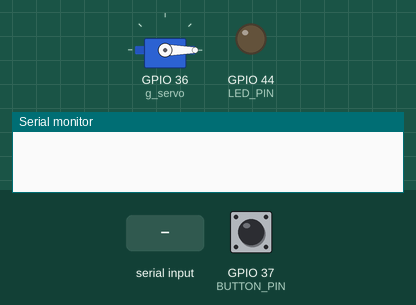
Recording of a sketch running on a simulated ESP32. Shown: servo, output pins drawn as LEDs (lit = HIGH), the last lines printed to the serial monitor. Dashed ring = blinking. The test bench sets the inputs (shaded band); at power-on: GPIO 37 (BUTTON_PIN) HIGH.

Above: at 1.2 s.
1.3 s: GPIO 37 (BUTTON_PIN) pulled LOW for 0.15 s
At 1.75 s:
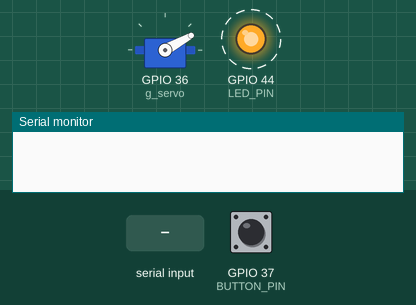
At 2.65 s:
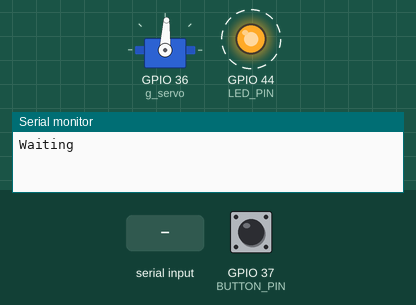
4.3 s: "1\n" received over Serial
7.3 s: GPIO 37 (BUTTON_PIN) pulled LOW for 1 s
At 7.76 s:
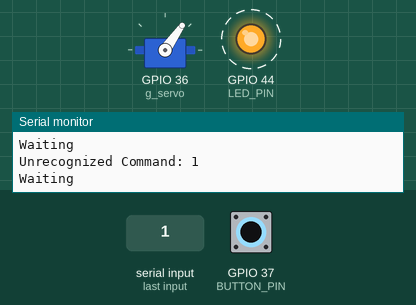
10.3 s: GPIO 37 (BUTTON_PIN) pulsed LOW 5 times (0.12 s each, 0.3 s apart)
Timing chart, 0 to 15.8 s (numbered marks = the images above; inputs shaded):
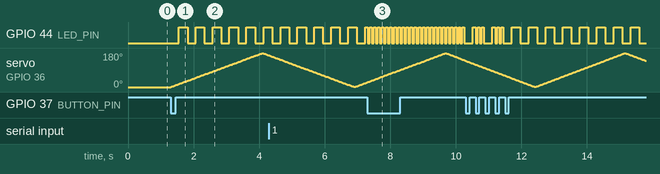

Measured:
- after the input at 1.3 s, GPIO 44 (LED_PIN): alternates HIGH for 0.26 s and LOW for 0.25 s, starting after 0.25 s; servo on GPIO 36 (g_servo): rises from 0° to 179° in 2.8 s, then falls to 167° in 0.22 s
- after the input at 7.3 s, GPIO 44 (LED_PIN): alternates HIGH for 0.06 s and LOW for 0.06 s, starting at once

The sketch:

ControllingServoMotor.ino
```cpp
/*
* ControllingServoMotor.ino
*
* controls the movement of a servo by releasing a button or typing commands into the serial monitor
*
* Author: Sage Labesky
* Created: 4/14/2025
* Modified: 4/17/2025
*/
#include <ESP32Servo.h>


const int SERIAL_RATE_MS = 2000;
const int SERVO_START_POS = 0;
const int LED_PIN = D7;
const int BUTTON_PIN = A1;
const int SERVO_MOVE_RATE_MS = 15;
// consts used to store trings for easy comparison when reading serial input
const String START = String("start");
const String STOP = String("stop");
// consts to control the LED flash rate during the two states where it changes
const int RUN_FLASH_RATE_MS = 250;
const int STOPPING_FLASH_RATE_MS = 50;

// global variables used for timing of prints, LED flashed, and movement
int g_time_of_last_print_ms = 0;
int g_time_of_last_flash_ms = 0;
int g_time_of_last_move_ms = 0;
// global variables used to store the states of the system, led, and button
int g_state = 0; // 0 = stopped state, 1 = running state, 2 = stopping state
int g_led_state = LOW;
int g_button_state = LOW;

int g_step = -1; //global variable used to simplify the process of the pos changing and remove the loop present in the previous code
String g_cmd = String(); // global variable representing the command string
// global variables relating to the servo
Servo g_servo;
int g_pos_deg = 0;    // variable to store the servo position


void setup() {
  Serial.begin(115200);
  g_servo.attach(A0);
  pinMode(LED_PIN, OUTPUT);
  g_servo.write(SERVO_START_POS);
  digitalWrite(LED_PIN, g_led_state);

}

void loop() {
  // prints the waiting message at the speed defined by SERIAL_RATE
  if(millis() - g_time_of_last_print_ms >= SERIAL_RATE_MS){
    Serial.printf("Waiting\n");
    g_time_of_last_print_ms = millis();
  }
  // conditional that reads Serial input
  if(Serial.available() > 0){
    char c = Serial.read();
    if(c == '\n' || c == '\r'){
      // When a command is entered it is read and depending on what is read the state changes
      if(g_cmd.equalsIgnoreCase(START)){
        g_state = 1;
      } else if(g_cmd.equalsIgnoreCase(STOP) && g_state == 1){
        g_state = 2;
      } else {
        Serial.printf("Unrecognized Command: %s \n", g_cmd.c_str());
      }
      g_cmd = String();
    } else {
      // building the command one character at a time
      g_cmd.concat(c);
    }
  }
  // the servo movement helper function is only called at intervals of SERVO_MOVE_RATE to keep it from moving very fast
  if (millis() - g_time_of_last_move_ms >= SERVO_MOVE_RATE_MS){
    move_servo();
    g_time_of_last_move_ms = millis();
  }
  check_button();
}

void move_servo(){
  // helper function that moves the servo differently depending on state
  if(g_state == 1){ // handles running state
    if(g_pos_deg >= 180 || g_pos_deg <= 0){ // changes direction when it reaches 180 or 0
      g_step = g_step * -1;
    }
    g_pos_deg += g_step;
    g_servo.write(g_pos_deg);
    blink_led(RUN_FLASH_RATE_MS);
  } else if(g_state == 2) { // handles stopping state
    if(g_pos_deg >= 180){
      g_step = g_step * -1;
      g_pos_deg += g_step;
    } else if(g_pos_deg <= 0){ // extra conditional because it must return to stopped state rather than change directions when reaching 0
      g_state = 0;
    } else{
      g_pos_deg += g_step;
    }
    g_servo.write(g_pos_deg);
    blink_led(STOPPING_FLASH_RATE_MS);
  } else{ // handles stopped case
    digitalWrite(LED_PIN, 0);
    g_pos_deg = 0;
  }
}

void blink_led(const int rate){
  // helper function to blink the led at a certain rate
  if(millis() - g_time_of_last_flash_ms >= rate){
        digitalWrite(LED_PIN, g_led_state);
        g_led_state = !g_led_state;
        g_time_of_last_flash_ms = millis();
    }
}

void check_button(){
  // helper function to read input from the button
  int prev_button_state = g_button_state;
  g_button_state = digitalRead(BUTTON_PIN);
  if(prev_button_state == HIGH && g_button_state == LOW){ // the button only triggers a state change when it is released
    if(g_state == 1){ // state can go from 1 to 2 or from 0 or 2 to 1
      g_state = 2;
    } else {
      g_state = 1;
    }
  }
}
```
